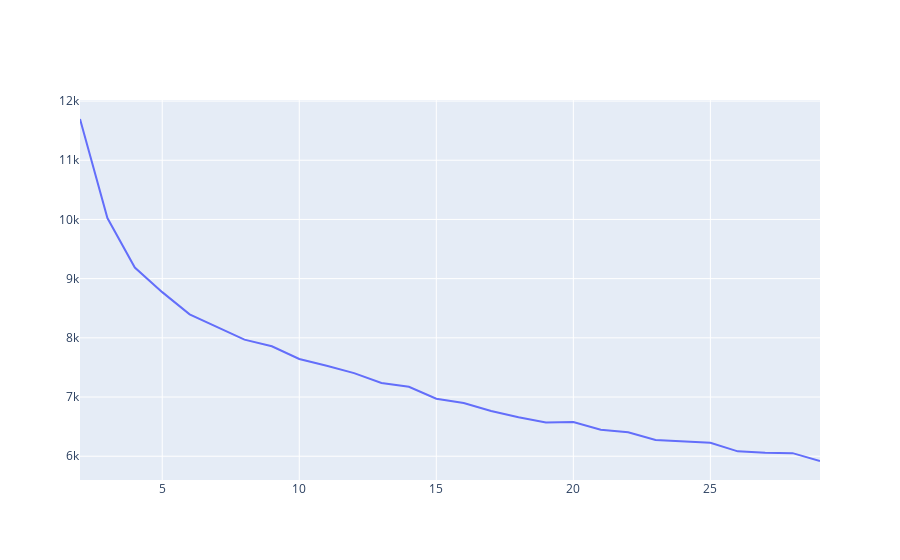

Here is the notebook cell this chart was saved with:
### Code cell
import plotly.graph_objects as go

#OPTIONAL: Elbow plot with cost (will take a LONG time)
costs = []
n_clusters = []
clusters_assigned = []

#for i in tqdm(range(2, 25)):
for i in range(2, 30):

    try:
        kproto = KPrototypes(n_clusters= i, init='Cao', n_init=2, verbose=2, n_jobs=-1)
        clusters = kproto.fit_predict(kprot_data, categorical=[1])
        costs.append(kproto.cost_)
        n_clusters.append(i)
        clusters_assigned.append(clusters)
    except:
        print(f"Can't cluster with {i} clusters")
        
        
fig = go.Figure(data=go.Scatter(x=n_clusters, y=costs ))
fig.show()

### Figure 1 — Plotly figure (JSON) as saved in the notebook; plotly's stock layout.template omitted (floating-point values rounded to 4 significant figures)
{"data": [{"type": "scatter", "x": [2, 3, 4, 5, 6, 7, 8, 9, 10, 11, 12, 13, 14, 15, 16, 17, 18, 19, 20, 21, 22, 23, 24, 25, 26, 27, 28, 29], "y": [11700.0, 10020.0, 9186.0, 8772.0, 8397.0, 8179.0, 7969.0, 7857.0, 7643.0, 7527.0, 7403.0, 7237.0, 7174.0, 6972.0, 6900.0, 6763.0, 6659.0, 6569.0, 6578.0, 6449.0, 6406.0, 6273.0, 6249.0, 6228.0, 6082.0, 6059.0, 6052.0, 5919.0]}], "layout": {}}
